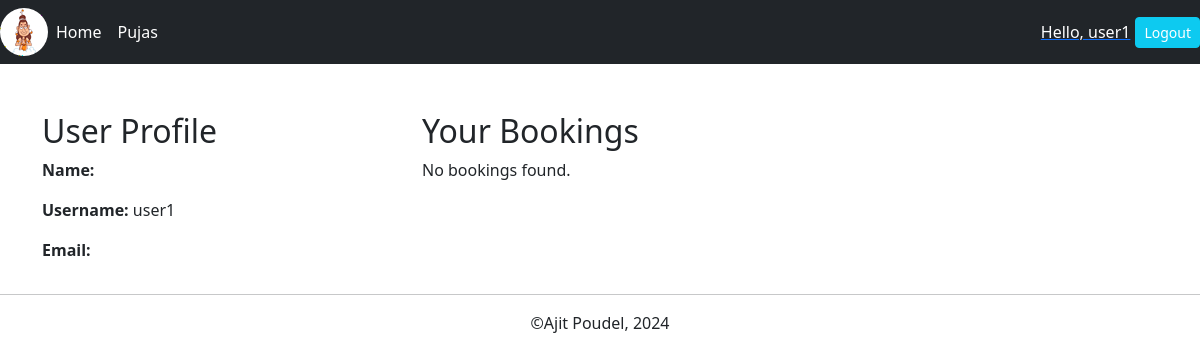
The page /profile (signed in) on the database as committed earlier.
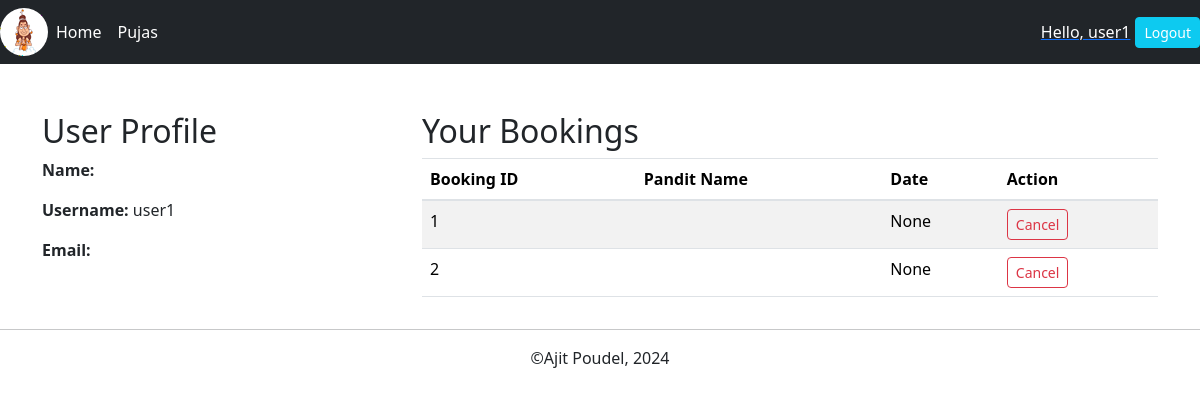
The same page on the database as committed later.
### app1/models.py (models this page shows)
class Booking(models.Model):
    user= models.ForeignKey(User, null=True, on_delete=models.SET_NULL)
    pandit = models.ForeignKey(Pandit,null=True,on_delete=models.SET_NULL)
    puja = models.ForeignKey(Puja,null=True,on_delete=models.SET_NULL)
    date = models.DateField(("Book for date"), auto_now=False, auto_now_add=False, null=True)

### app1/views.py (the view)
# urls.py: path('profile',views.userProfile,name="user_profile"),
def userProfile(request):
    user=request.user
    bookings=Booking.objects.filter(user=user)
    context={
        'user':user,
        'bookings':bookings
    }
    return render(request,"user_profile.html",context)

### templates/user_profile.html (shortened to what this page needs)
{%extends "main.html"%}
{%block content%}
<div class="container mt-5">
    <div class="row">
        <div class="col-md-4">
            <h2>User Profile</h2>
            <p><strong>Name:</strong> {{ user.first_name }} {{ user.last_name }}</p>
            <p><strong>Username:</strong> {{ user.username }}</p>
            <p><strong>Email:</strong> {{ user.email }}</p>
        </div>
        <div class="col-md-8">
            <h2>Your Bookings</h2>
            {% if bookings %}
                <table class="table table-striped">
                    <thead>
                        <tr>
                            <th>Booking ID</th>
                            <th>Pandit Name</th>
                            <th>Date</th>
                            <th>Action</th>
                        </tr>
                    </thead>
                    <tbody>
                        {% for booking in bookings %}
                            <tr>
                                <td>{{ booking.id }}</td>
                                <td>{{ booking.pandit.name }}</td>
                                <td>{{ booking.date }}</td>
                                <td><a class="btn btn-sm btn-outline-danger" href="{%url "cancel_booking" booking.id%}">Cancel</a></td>
                            </tr>
                        {% endfor %}
                    </tbody>
                </table>
            {% else %}
                <p>No bookings found.</p>
            {% endif %}
        </div>
    </div>
</div>
{%endblock content%}

### templates/main.html (shortened to what this page needs)
{% load static %}
<!DOCTYPE html>
<html lang="en">
<head>
    <link rel="stylesheet" href="https://cdn.jsdelivr.net/npm/bootstrap@4.3.1/dist/css/bootstrap.min.css">
    <link rel="stylesheet" href="https://cdnjs.cloudflare.com/ajax/libs/font-awesome/4.7.0/css/font-awesome.min.css">
    <link rel="stylesheet" type="text/css" href="{%static "/css/bootstrap.min.css"%}">
</head>
<body>
    {%include "navbar.html"%}
    {%block content%}
    {%endblock content%}
    <hr>
    <p class="footer">&#169;Ajit Poudel, 2024</p>
</body>
</html>

### templates/navbar.html (shortened to what this page needs)
{% load static %}
<div class="container-fluid" id="navbar">
<nav class="navbar navbar-expand-lg navbar-dark bg-dark">
  <img src={% static "/images/naradmuni48(2).ico" %}>
    <div class="collapse navbar-collapse" id="navbarNav">
      <ul class="navbar-nav">
        <li class="nav-item">
          <a class="nav-link text-white" href="{%url "home"%}">Home</a>
        </li>
        <li class="nav-item">
          <a class="nav-link text-white" href="{%url "puja_list"%}">Pujas</a>
        </li>
      </ul>
    </div>
    {%if request.user.is_authenticated%}
      <a href="{%url "user_profile"%}"><span id="hello-msg">Hello, {{request.user}}</span>
      <span><button id="logoutbtn" class="nav-item btn btn-sm btn-info"><a id="logout" class="nav-link active" aria-current="page" href="{%url "logout"%}">Logout</a></button></span>
    {% endif %}
  </nav>
</div>

### templates/main.html (style rules this page uses)
body { background-color: antiquewhite; padding:0px; margin:0px; }
.footer { text-align:center; }

### templates/navbar.html (style rules this page uses)
#hello-msg { color:white; margin-right: 5px; }
#logout { color:white; }
.container-fluid { margin:0; }
#navbar { margin:0; padding:0; border-radius:10px; }

Rows that differ between the two databases and show on the page:
added Booking: id "1", date "None"
added Booking: id "2", date "None"
Other text that changed with them:
text no longer shown: "No bookings found."
text now shown: "Booking ID Pandit Name Date Action"
